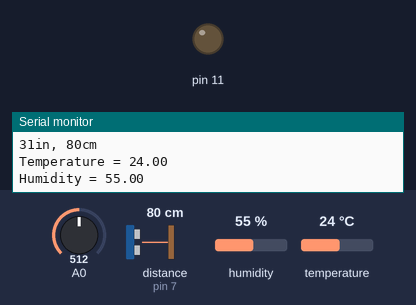
A sketch run on a simulated Arduino Uno, built with avr-gcc and run on an emulated ATmega328P. Shown: output pins drawn as LEDs (lit = HIGH), the last lines printed to the serial monitor. Wiring (inferred from the names in the program): ultrasonic range finder: trigger pin 6; echo pin 7. The inputs (shaded band) are chosen by the test bench; at power-on: A0 = 512, distance to the obstacle (sensor on pin 7) 80 cm, humidity 55 %, temperature 24 °C. The echo pulse lasts 58.3 µs per cm; pins used as bus, display or sensor lines are not drawn.

Above: at 1.2 s.
1.3 s: A0 set to 265
3.2 s: A0 set to 241
At 5.3 s:
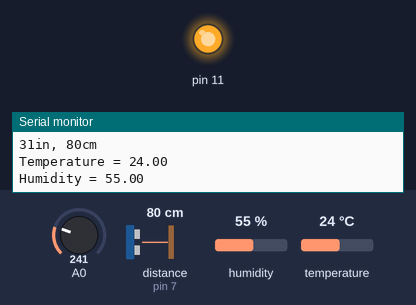
5.6 s: A0 set to 260
At 6.9 s:
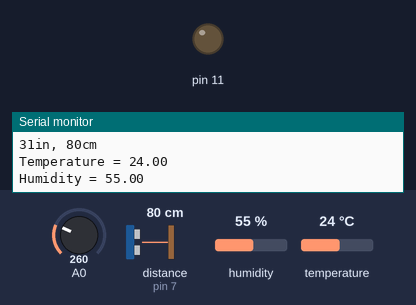
7.6 s: A0 set to 240
At 9.4 s:
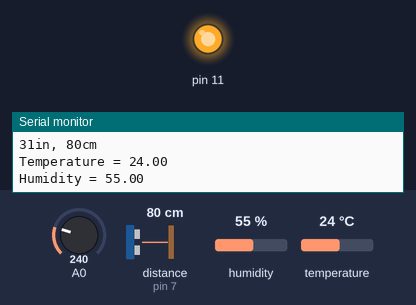
Timing chart, 0 to 10.7 s (numbered marks = the images above; inputs shaded):
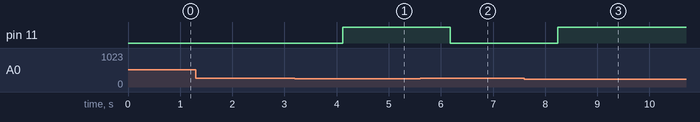

The sketch:

CombinedCall.ino
```cpp
#include <dht.h>
const int pingPin = 6;
const int echoPin = 7;
dht DHT;

#define DHT11_PIN 8

void setup() {
  // put your setup code here, to run once:

pinMode(11,OUTPUT);

Serial.begin(9600);
}

void loop() {
Infrared();
Ultrasonic();
Humidity();
Serial.println();
delay(1000);
}
void Infrared(){

Serial.println(analogRead(A0));
if(analogRead(A0) < 250){
digitalWrite(11,HIGH);
}
else{
digitalWrite(11,LOW);
}
}
void Ultrasonic()
{
  long duration, inches, cm;
  pinMode(pingPin, OUTPUT);
   digitalWrite(pingPin, LOW);
   delayMicroseconds(2);
   digitalWrite(pingPin, HIGH);
   delayMicroseconds(10);
   digitalWrite(pingPin, LOW);
   pinMode(echoPin, INPUT);
   duration = pulseIn(echoPin, HIGH);
   inches = microsecondsToInches(duration);
   cm = microsecondsToCentimeters(duration);
   Serial.print(inches);
   Serial.print("in, ");
   Serial.print(cm);
   Serial.print("cm");
   Serial.println();

}
long microsecondsToInches(long microseconds) {
   return microseconds / 74 / 2;
}

long microsecondsToCentimeters(long microseconds) {
   return microseconds / 29 / 2;
}
void Humidity()
{
  int chk = DHT.read11(DHT11_PIN);
  Serial.print("Temperature = ");
  Serial.println(DHT.temperature);
  Serial.print("Humidity = ");
  Serial.println(DHT.humidity);
}
```

Measured:
- the behaviour switches between 250 and 249 on A0 (found by bisection; images 0 and 1)
- after the input at 3.2 s, pin 11: LOW → HIGH after 0.92 s
- after the input at 5.6 s, pin 11: HIGH → LOW after 0.58 s
- after the input at 7.6 s, pin 11: LOW → HIGH after 0.64 s
